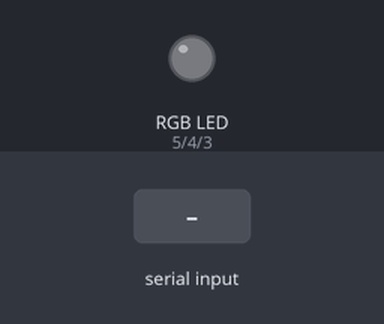
Recording of a sketch running on a simulated Arduino Uno, built with avr-gcc and run on an emulated ATmega328P. On the bench: an RGB LED mixed from three pins (HIGH = lit). The inputs (shaded band) are chosen by the test bench.

Above: at 1.2 s.
1.3 s: "1." received over Serial
At 2.5 s:
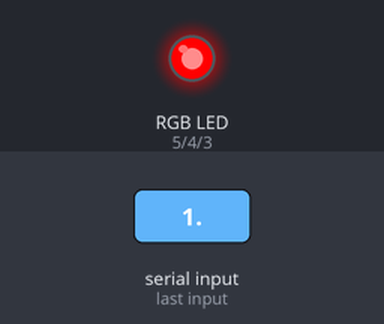
2.8 s: "2." received over Serial
At 3.8 s:
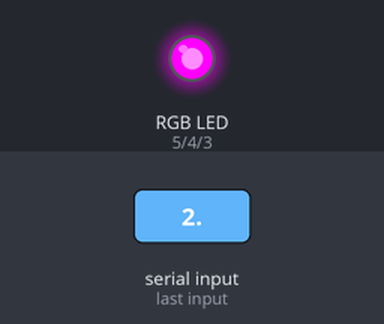
4.3 s: "3." received over Serial
At 4.9 s:
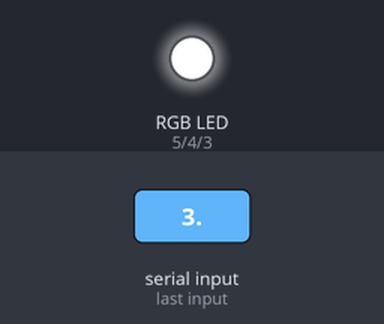
Timing chart, 0 to 7.3 s (numbered marks = the images above; inputs shaded):
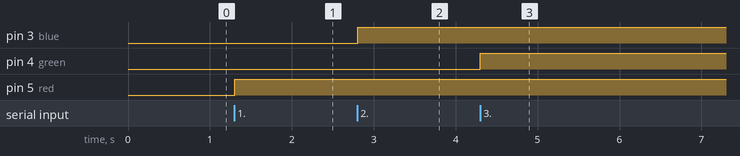

Measured:
- after the input at 1.3 s, pin 5 (red): LOW → HIGH at once
- after the input at 2.8 s, pin 3 (blue): LOW → HIGH at once
- after the input at 4.3 s, pin 4 (green): LOW → HIGH at once

The sketch:

TP1EJ3.ino
```cpp
/* 3. Utilizando un led rgb genere los 7 colores posible rojo, verde, azul, amarillo (rojo y verde),
violeta (rojo y azul), celeste (azul y verde) y blanco (rojo, azul y verde) utilizando una función.*/


void setup() {
  Serial.begin(9600);
  pinMode(5, OUTPUT);//red
  pinMode(4, OUTPUT);//green
  pinMode(3, OUTPUT);//blue
}

void loop() {
  int valor = Serial.readStringUntil('.').toInt();
  colores(valor);
}

void colores(int x){
  switch(x){
    case 1:
      digitalWrite(5, HIGH);
      delay(500);
    break;
    case 2:
      digitalWrite(3, HIGH);
      delay(500);
    break;
    case 3:
      digitalWrite(4, HIGH);
      delay(500);
    break;
    case 4:
      digitalWrite(5, HIGH);
      delay(500);
      digitalWrite(3, HIGH);
      delay(500);
    break;
    case 5:
      digitalWrite(5, HIGH);
      delay(500);
      digitalWrite(4, HIGH);
      delay(500);
    break;
    case 6:
      digitalWrite(4, HIGH);
      delay(500);
      digitalWrite(3, HIGH);
      delay(500);
    break;
    case 7:
      digitalWrite(5, HIGH);
      delay(500);
      digitalWrite(4, HIGH);
      delay(500);
      digitalWrite(3, HIGH);
      delay(500);
    break;
    case 8:
      digitalWrite(5, LOW);
      delay(500);
      digitalWrite(4, LOW);
      delay(500);
      digitalWrite(3, LOW);
      delay(500);
    break;
  }
}
```
